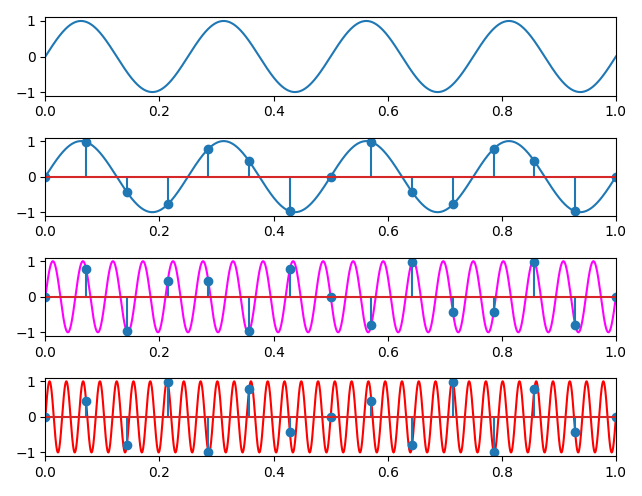

This chart was generated by the following Python code:
import numpy as np
import matplotlib.pyplot as plt


def genereaza_semnal(n: np.ndarray, f: float):
    """Generează un semnal sinusoidal."""
    return np.sin(2 * np.pi * f * n)


# Setarea parametrilor semnalului
frecventa = 4
frecventa_de_eșantionare = 15
n = np.linspace(0, 1, frecventa_de_eșantionare)
timp = np.linspace(0, 1, 10000)

# Crearea subplot-urilor
fig, axs = plt.subplots(4)

# Trasarea semnalului de bază
axs[0].plot(timp, genereaza_semnal(timp, frecventa))
axs[0].set_xlim([0, 1])

# Trasarea semnalului de bază cu puncte de eșantionare
axs[1].plot(timp, genereaza_semnal(timp, frecventa))
axs[1].stem(n, genereaza_semnal(n, frecventa))
axs[1].set_xlim([0, 1])

# Trasarea unui semnal cu frecvență crescută și puncte de eșantionare
axs[2].plot(timp, genereaza_semnal(timp, frecventa +
            frecventa_de_eșantionare), c='magenta')
axs[2].stem(n, genereaza_semnal(n, frecventa + frecventa_de_eșantionare))
axs[2].set_xlim([0, 1])

# Trasarea unui semnal cu o frecvență și mai mare și puncte de eșantionare
axs[3].plot(timp, genereaza_semnal(timp, frecventa +
            2 * frecventa_de_eșantionare), c='red')
axs[3].stem(n, genereaza_semnal(n, frecventa + 2 * frecventa_de_eșantionare))
axs[3].set_xlim([0, 1])

plt.tight_layout()

plt.show()
